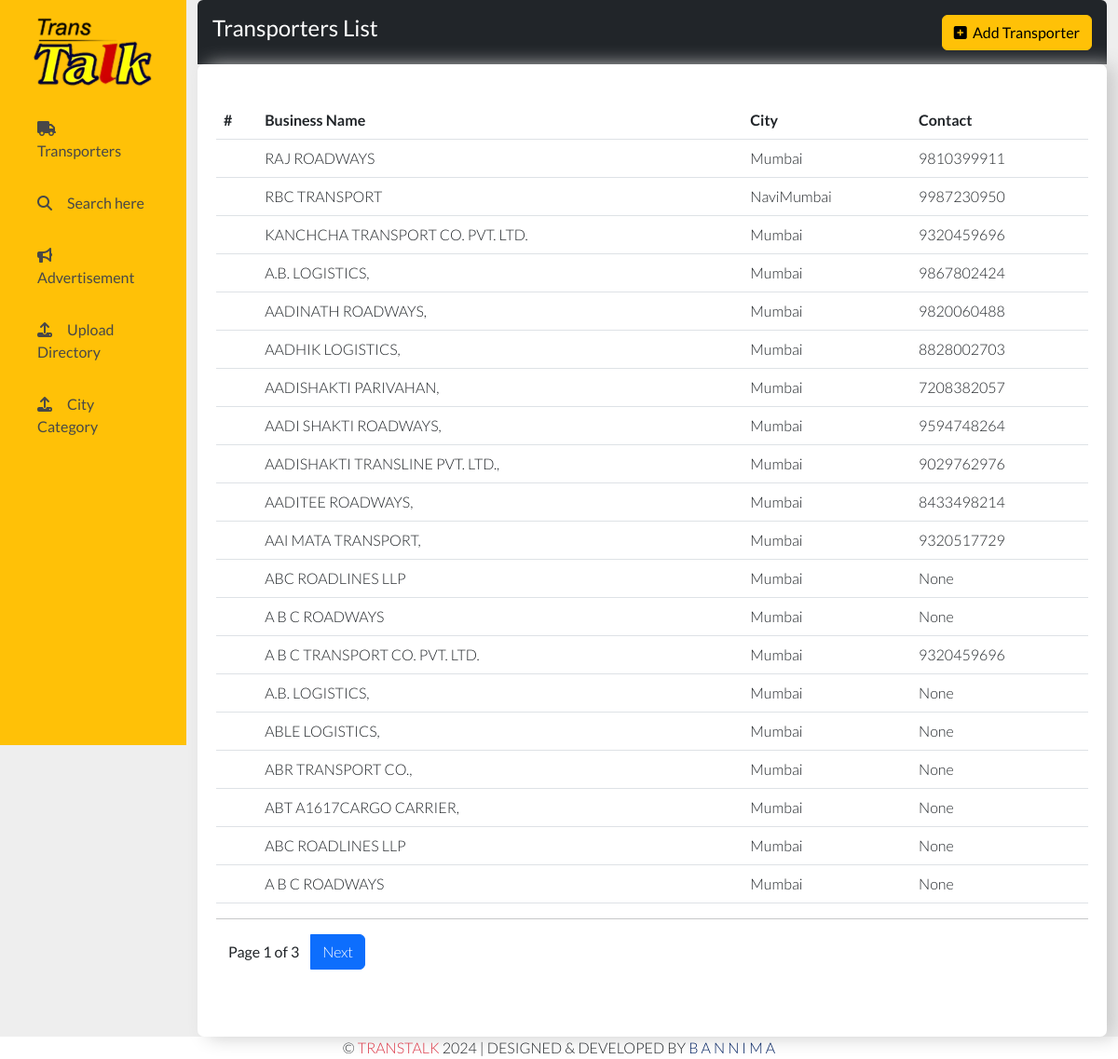
Page /supplier on the committed database.
### vendor/models.py (models this page shows, shortened)
class VendorModel(models.Model):
    clientname = models.CharField(max_length=30, verbose_name= "Vendor Name", null = True, blank=True)
    businessname = models.CharField(max_length=150, null = True)
    address = models.CharField(max_length=150, null = True)
    local = models.CharField(max_length=30, blank=True)
    city = models.CharField(max_length=30, null = True)
    state = models.CharField(max_length=30, null = True)
    contact = models.CharField(max_length=100, null = True)
    fastconnect = models.IntegerField(default=None, null = True)
    email = models.EmailField(default="", null = True, blank=True)
    website = models.CharField(max_length=30, default = "", null = True, blank=True)
    remark = models.TextField(blank=True)
    services = models.TextField(blank=True)
    ad_status = models.CharField(max_length=4, null = True)
    user_status = models.CharField(max_length=4, null = True)
    payment = models.CharField(max_length=10, null=True, default=0)
    subscription_period = models.CharField(default="", null=True, max_length=10 )
    profile_status = models.CharField(default="SHOW", null=True, max_length=4 )
    column_status = models.CharField(max_length=30, default="")
    f2 = models.CharField(max_length=30, default="")
    f3 = models.CharField(max_length=30, default="")
    entry_via = models.CharField(max_length=4, default="sys")
    category= models.ManyToManyField(ServiceModel, related_name= 'servicemodeldetail')
    class Meta:
        db_table = "tb_vendor"

### vendor/views.py (the view)
# urls.py: path('supplier', v.Supplier.as_view(), name="supplier-view"),
class Supplier(View):
    def get(self, request):
        queryset = VendorModel.objects.all().exclude(column_status = "del")
        pagination = Paginator(queryset, 20)
        page =  request.GET.get('page')
        context = {"dataset" : pagination.get_page(page)}
        return render(request, "supplier.html", context)

### vendor/templates/supplier.html (shortened to what this page needs)
{% extends 'home.html' %}
{% block content %}
<section>
    <div class="p-3 rounded-top fw-bold bg-dark">
        <h4 class="text-white">
            Transporters List
            <span style="float: right;"><a href="{% url 'supplier-add' %}" class="btn btn-warning"> <i class="fa fa-plus-square" aria-hidden="true"></i>&nbsp; Add Transporter</a></span>
        </h4>
    </div>
    <div class="custome-container">
            <table border="0" class="table table-hover">
                <thead class="bg-warning">
                    <tr>
                        <th>#</th>
                        <th>Business Name</th>
                        <th>City</th>
                        <th>Contact</th>
                    </tr>
                </thead>
                <tbody>
                    {%for data in dataset%}
                    <tr>
                        <td></td>
                        <td>
                            <a href="supplier/profile/{{data.id}}" class="link-offset-2 link-underline link-underline-opacity-0 text-dark" style="text-decoration: none;">
                            {{data.businessname|upper}}
                            </a>
                        </td>
                        <td>{{data.city}}</td>
                        <td>{{data.fastconnect}}</td>
                    </tr>
                    {%endfor%}
                </tbody>
            </table>
            <hr>
            <div aria-label="...">
                <ul class="pagination">
                    <li class="page-item">
                        <p class="btn">Page {{dataset.number}} of {{dataset.paginator.num_pages}}</p>
                    </li>
                {% if dataset.has_next %}
                  <li class="page-item active">
                    <a class="page-link" href="?page={{dataset.next_page_number}}">Next</a>
                  </li>
                {%endif%}
                </ul>
            </div>
        </div>
</section>
{% endblock content %}

### vendor/templates/home.html (shortened to what this page needs)
{% extends 'design.html' %}
{% load static %}
{% block sidebar %}
        <h2 class="text-center text-info mt-3 mb-3 d-mob-none">
                <img src="{% static 'image/transtalk.png' %}" alt="Transtalk" class="img-fluid"/>
        </h2>
        <a href="/supplier"><i class="fa fa-truck" aria-hidden="true"></i>&emsp;Transporters</a>
        <a href="/supplier/search"><i class="fa fa-search" aria-hidden="true"></i>&emsp;Search here</a>
        <a href="/advertise"><i class="fa fa-bullhorn" aria-hidden="true"></i>&emsp;Advertisement</a>
        <a href="/upload"><i class="fa fa-upload" aria-hidden="true"></i>&emsp;Upload Directory</a>
        <a href="/city-service"><i class="fa fa-upload" aria-hidden="true"></i>&emsp;City Category</a>
{% endblock sidebar %}

### vendor/templates/design.html (shortened to what this page needs)
{% load static %}
<!DOCTYPE html>
<html lang="en">
<head>
    <link rel="stylesheet" href="{% static 'css/style.css' %}">
    <link href="https://cdn.jsdelivr.net/npm/bootstrap@5.3.0-alpha1/dist/css/bootstrap.min.css" rel="stylesheet">
    <link rel="stylesheet" href="https://cdnjs.cloudflare.com/ajax/libs/font-awesome/6.3.0/css/all.min.css" />
</head>
<body>
    <div class="row g-0" style="background: #eee;">
            <div class="col-md-2 bg-warning" id="sidebar">
                {% block sidebar %}
                {% endblock sidebar %}
            </div>
        <div class="col-md-10" id="maincontent">
            <div class="container">
                {% block content %}
                {% endblock content %}
            </div>
        </div>
    </div>
    <div class="footer">
        <center>&copy; <span class = 'text-danger'>TRANSTALK</span> 2024 | DESIGNED & DEVELOPED BY <a href="http://bannima.in">B A N N I M A</a></center>
    </div>

### rows in the picture
VendorModel: businessname "RAJ ROADWAYS", city "Mumbai", fastconnect "9810399911"
VendorModel: businessname "RBC TRANSPORT", city "NaviMumbai", fastconnect "9987230950"
VendorModel: businessname "KANCHCHA TRANSPORT CO. PVT. LTD.", city "Mumbai", fastconnect "9320459696"
VendorModel: businessname "A.B. LOGISTICS,", city "Mumbai", fastconnect "9867802424"
VendorModel: businessname "AADINATH ROADWAYS,", city "Mumbai", fastconnect "9820060488"
VendorModel: businessname "AADHIK LOGISTICS,", city "Mumbai", fastconnect "8828002703"
VendorModel: businessname "AADISHAKTI PARIVAHAN,", city "Mumbai", fastconnect "7208382057"
VendorModel: businessname "AADI SHAKTI ROADWAYS,", city "Mumbai", fastconnect "9594748264"
VendorModel: businessname "AADISHAKTI TRANSLINE PVT. LTD.,", city "Mumbai", fastconnect "9029762976"
VendorModel: businessname "AADITEE ROADWAYS,", city "Mumbai", fastconnect "8433498214"
VendorModel: businessname "AAI MATA TRANSPORT,", city "Mumbai", fastconnect "9320517729"
VendorModel: businessname "ABC ROADLINES LLP", city "Mumbai", fastconnect "None"
VendorModel: businessname "A B C ROADWAYS", city "Mumbai", fastconnect "None"
VendorModel: businessname "A B C TRANSPORT CO. PVT. LTD.", city "Mumbai", fastconnect "9320459696"
VendorModel: businessname "A.B. LOGISTICS,", city "Mumbai", fastconnect "None"
VendorModel: businessname "ABLE LOGISTICS,", city "Mumbai", fastconnect "None"
VendorModel: businessname "ABR TRANSPORT CO.,", city "Mumbai", fastconnect "None"
VendorModel: businessname "ABT A1617CARGO CARRIER,", city "Mumbai", fastconnect "None"
VendorModel: businessname "ABC ROADLINES LLP", city "Mumbai", fastconnect "None"
VendorModel: businessname "A B C ROADWAYS", city "Mumbai", fastconnect "None"

### other values in the picture
{{ dataset.number }} "1"
{{ dataset.paginator.num_pages }} "3"
